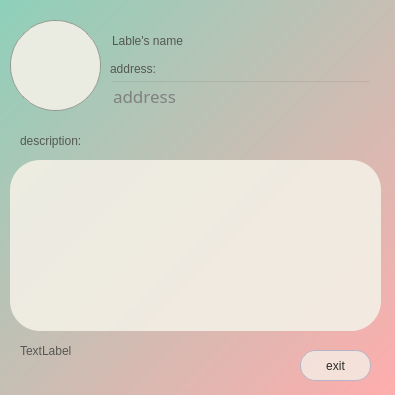
<?xml version="1.0" encoding="UTF-8"?>
<ui version="4.0">
 <class>OpenLabel</class>
 <widget class="QDialog" name="OpenLabel">
  <property name="geometry">
   <rect>
    <x>0</x>
    <y>0</y>
    <width>395</width>
    <height>395</height>
   </rect>
  </property>
  <property name="windowTitle">
   <string>Dialog</string>
  </property>
  <property name="styleSheet">
   <string notr="true">background: qlineargradient(spread:pad, x1:0, y1:0, x2:1, y2:1, stop:0 rgba(142, 208, 186, 255), stop:1 rgba(255, 173, 173, 255))</string>
  </property>
  <widget class="QLabel" name="address_line">
   <property name="geometry">
    <rect>
     <x>110</x>
     <y>60</y>
     <width>67</width>
     <height>17</height>
    </rect>
   </property>
   <property name="styleSheet">
    <string notr="true">font: 13pt &quot;Avenir next&quot;;
color:rgb(85, 87, 83);
background:transparent;</string>
   </property>
   <property name="text">
    <string>address:</string>
   </property>
  </widget>
  <widget class="QLabel" name="description_line">
   <property name="geometry">
    <rect>
     <x>20</x>
     <y>130</y>
     <width>91</width>
     <height>21</height>
    </rect>
   </property>
   <property name="styleSheet">
    <string notr="true">color:rgb(85, 87, 83);
font: 14pt &quot;Avenir next&quot;;
background:transparent;</string>
   </property>
   <property name="text">
    <string>description:</string>
   </property>
  </widget>
  <widget class="QPushButton" name="exit">
   <property name="geometry">
    <rect>
     <x>300</x>
     <y>350</y>
     <width>71</width>
     <height>31</height>
    </rect>
   </property>
   <property name="styleSheet">
    <string notr="true">color:rgb(42, 44, 42);
border: 1px solid rgb(85, 87, 83);
border-radius: 15px;
background:rgba(243,239,230, 200);
border: 1px solid gray;
font: 100 19pt &quot;Avenir next&quot;;
border-color:rgb(183, 180, 200);</string>
   </property>
   <property name="text">
    <string>exit</string>
   </property>
  </widget>
  <widget class="QLabel" name="nickname">
   <property name="geometry">
    <rect>
     <x>20</x>
     <y>340</y>
     <width>111</width>
     <height>21</height>
    </rect>
   </property>
   <property name="styleSheet">
    <string notr="true">color: rgb(85, 87, 83);
font: 75 14pt &quot;Avenir next&quot;;
background:transparent;</string>
   </property>
   <property name="text">
    <string>TextLabel</string>
   </property>
  </widget>
  <widget class="QTextEdit" name="description">
   <property name="geometry">
    <rect>
     <x>20</x>
     <y>170</y>
     <width>351</width>
     <height>151</height>
    </rect>
   </property>
   <property name="styleSheet">
    <string notr="true">background:transparent;
color: rgb(110, 109, 111);</string>
   </property>
   <property name="readOnly">
    <bool>true</bool>
   </property>
  </widget>
  <widget class="QLineEdit" name="address">
   <property name="geometry">
    <rect>
     <x>110</x>
     <y>80</y>
     <width>261</width>
     <height>31</height>
    </rect>
   </property>
   <property name="font">
    <font>
     <family>Avenir next</family>
     <pointsize>13</pointsize>
     <weight>50</weight>
     <italic>false</italic>
     <bold>false</bold>
    </font>
   </property>
   <property name="styleSheet">
    <string notr="true">background: transparent;
color: gray;
font: 13pt &quot;Avenir next&quot;;
</string>
   </property>
   <property name="text">
    <string>address</string>
   </property>
   <property name="readOnly">
    <bool>true</bool>
   </property>
  </widget>
  <widget class="QLineEdit" name="name">
   <property name="geometry">
    <rect>
     <x>110</x>
     <y>20</y>
     <width>271</width>
     <height>41</height>
    </rect>
   </property>
   <property name="styleSheet">
    <string notr="true">background: transparent;
color: rgb(85, 87, 83);
font: 18pt &quot;Avenir next&quot;;
</string>
   </property>
   <property name="text">
    <string>Lable's name</string>
   </property>
   <property name="frame">
    <bool>false</bool>
   </property>
   <property name="readOnly">
    <bool>true</bool>
   </property>
  </widget>
  <widget class="QLabel" name="dackground_description">
   <property name="geometry">
    <rect>
     <x>10</x>
     <y>160</y>
     <width>371</width>
     <height>171</height>
    </rect>
   </property>
   <property name="styleSheet">
    <string notr="true">background: rgba(243, 239, 230,230);
border-color:transparent;
color: rgb(110, 109, 111);
border-radius: 30px;
</string>
   </property>
   <property name="text">
    <string/>
   </property>
  </widget>
  <widget class="QPushButton" name="type">
   <property name="geometry">
    <rect>
     <x>10</x>
     <y>20</y>
     <width>91</width>
     <height>91</height>
    </rect>
   </property>
   <property name="styleSheet">
    <string notr="true">background: rgba(243, 239, 230,230);
border-radius:45px;
border: 1px solid rgb(136, 138, 133, 200);</string>
   </property>
   <property name="text">
    <string/>
   </property>
   <property name="iconSize">
    <size>
     <width>65</width>
     <height>65</height>
    </size>
   </property>
   <property name="shortcut">
    <string notr="true"/>
   </property>
  </widget>
  <zorder>address_line</zorder>
  <zorder>description_line</zorder>
  <zorder>exit</zorder>
  <zorder>nickname</zorder>
  <zorder>address</zorder>
  <zorder>name</zorder>
  <zorder>dackground_description</zorder>
  <zorder>description</zorder>
  <zorder>type</zorder>
 </widget>
 <resources/>
 <connections/>
</ui>
